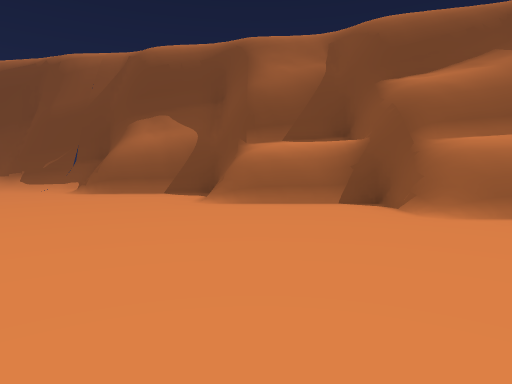
[1] (above)

18 first-person views from a walk through a Unity game level. The camera is 1.2 m above the floor, tilts 4° down and sees 75° across. The floor is counted in squares, 2 m on a side. Each view is taken from the middle of a square. On the plan, view 1 faces up. The plan holds only what a view shows up to about 10 squares ahead; the rest is blank. The place goes on beyond the plan. The player character is not drawn. Some surface patterns are stand-ins.

[2]
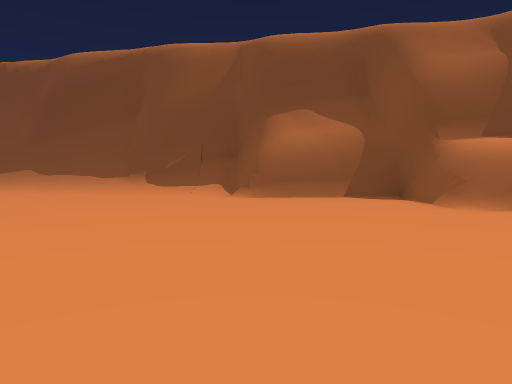

[3]
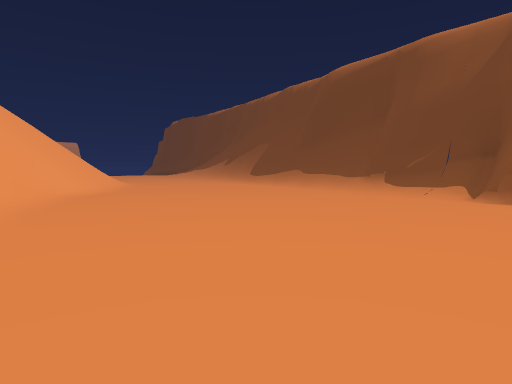

[4]
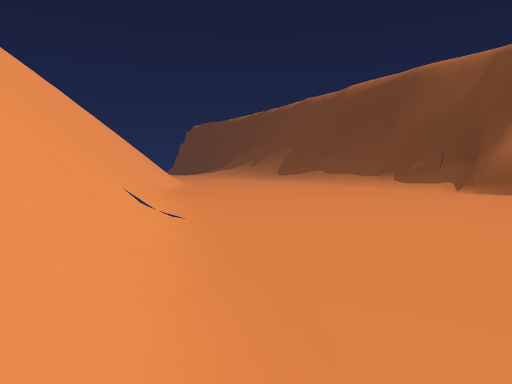

[5]
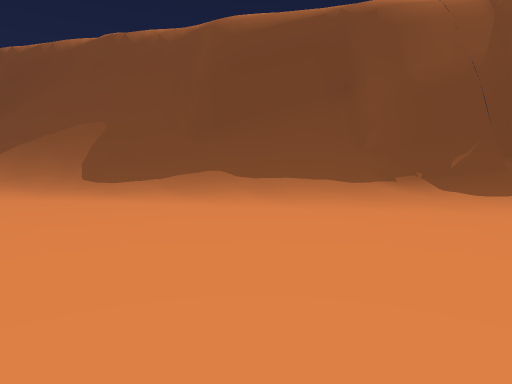

[6]
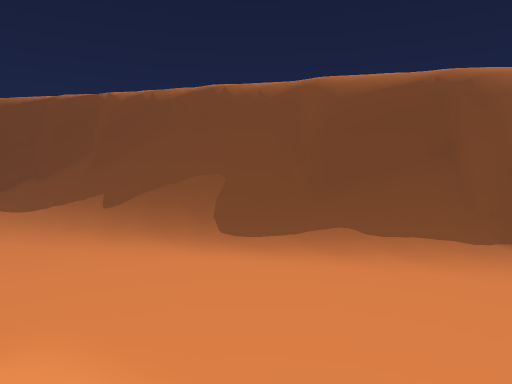

[7]
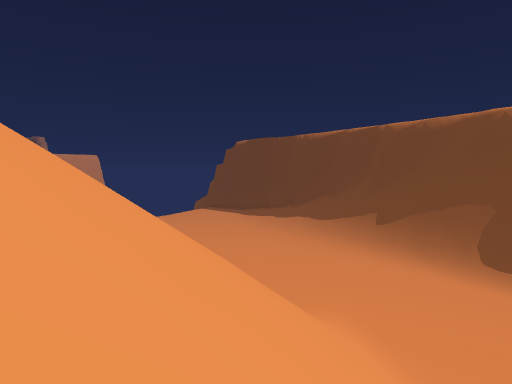

[8]
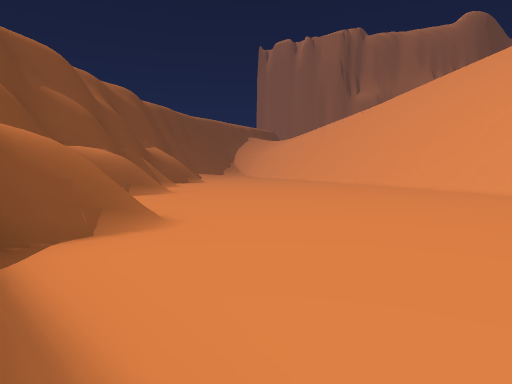

[9]
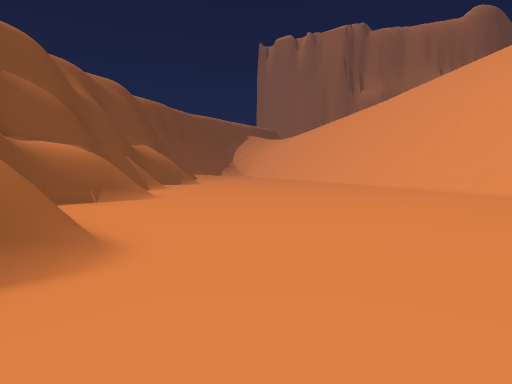

[10]
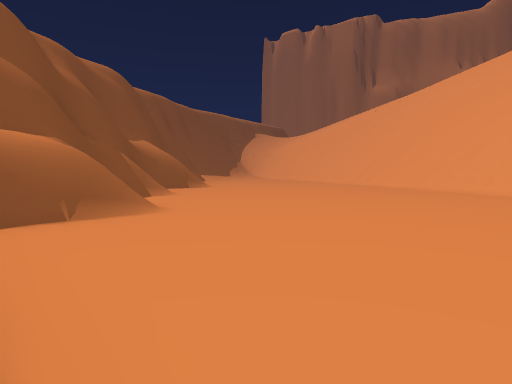

[11]
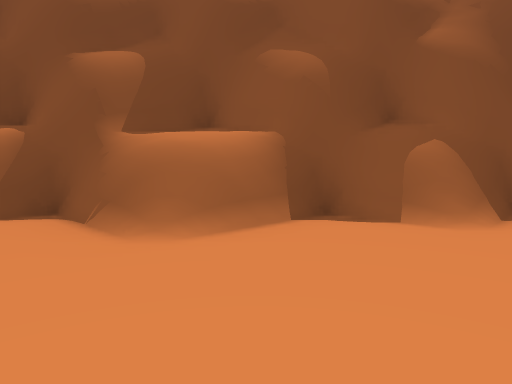

[12]
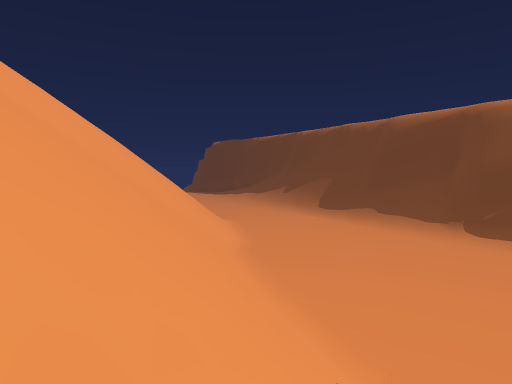

[13]
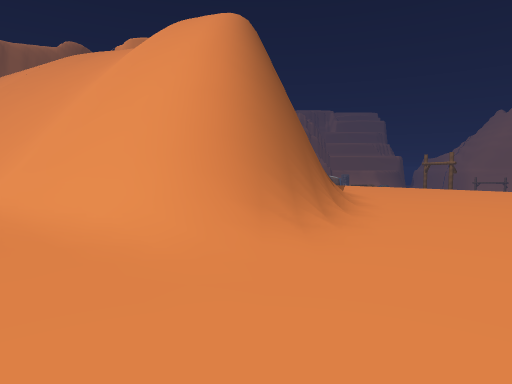

[14]
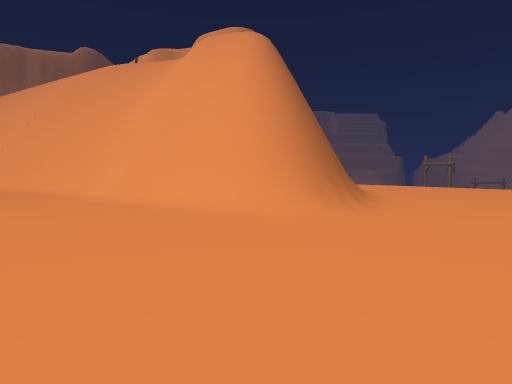

[15]
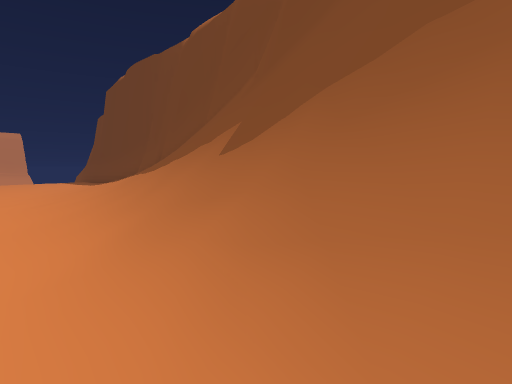

[16]
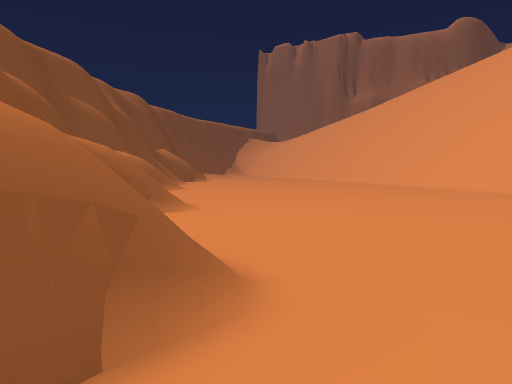

[17]
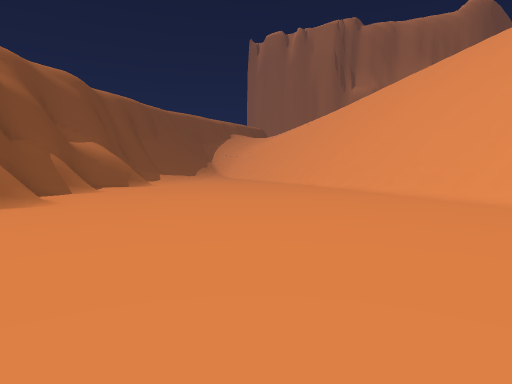

[18]
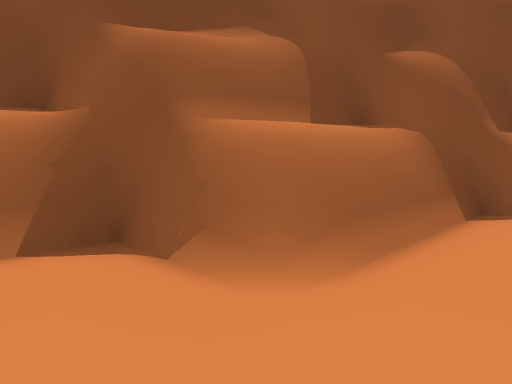

### Floor plan
Key: @ floor where view 1 was taken; # wall or solid block; . floor; / step, stairs or slope; = window, fence, low wall or low ledge; v drop or lower ground.
Columns run from 18 left of view 1 to 9 right of it. Each row starts with its distance up from view 1.
 14 ###
 13 //####
 12 ////#######
 11 ..../////######
 10 ........///##/#
  9 ............./##
  8 ..............#####
  7 .................##
  6 ..//..............####
  5 ./////..............####
  4 .#/////..............=####
  3 .#////=/.................#
  2 .#v///#=//...............###
  1   v////v////...............#
  0   v////=/////.....@.........
 -1   v//////////=/.............
 -2       ////////#//...........
 -3            ////  ...........
 -4                  ==/.......
 -5                   ////....
 -6                    //=//.
 -7                    /////
 -8                     ////
 -9                     //

Where each view was taken, in squares from view 1:
view 1: 0 up, 0 right, facing up
view 2: 1 up, 4 left, facing up
view 3: 1 up, 3 left, facing up-left
view 4: 2 down, 2 left, facing up-left
view 5: 4 up, 10 left, facing up
view 6: 3 up, 13 left, facing up
view 7: 1 up, 12 left, facing up-left
view 8: 6 up, 1 left, facing down-right
view 9: 5 up, 0 right, facing down-right
view 10: 4 up, 2 right, facing down-right
view 11: 1 down, 5 right, facing up-right
view 12: 3 down, 4 left, facing up-left
view 13: 9 up, 16 left, facing down
view 14: 11 up, 15 left, facing down
view 15: 11 up, 15 left, facing up-left
view 16: 7 up, 2 left, facing down-right
view 17: 3 up, 0 right, facing down-right
view 18: 3 up, 1 right, facing up-right
